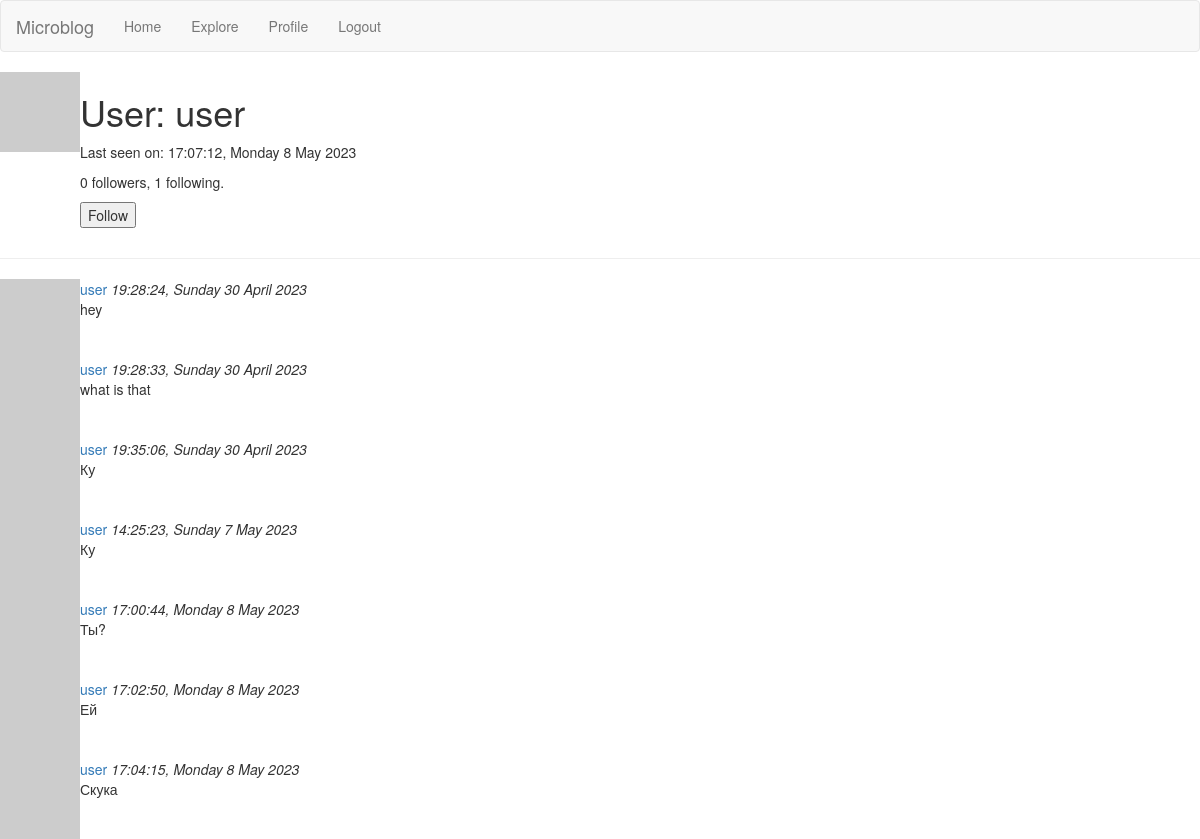
The page /user/user (signed in) on the database as committed earlier.
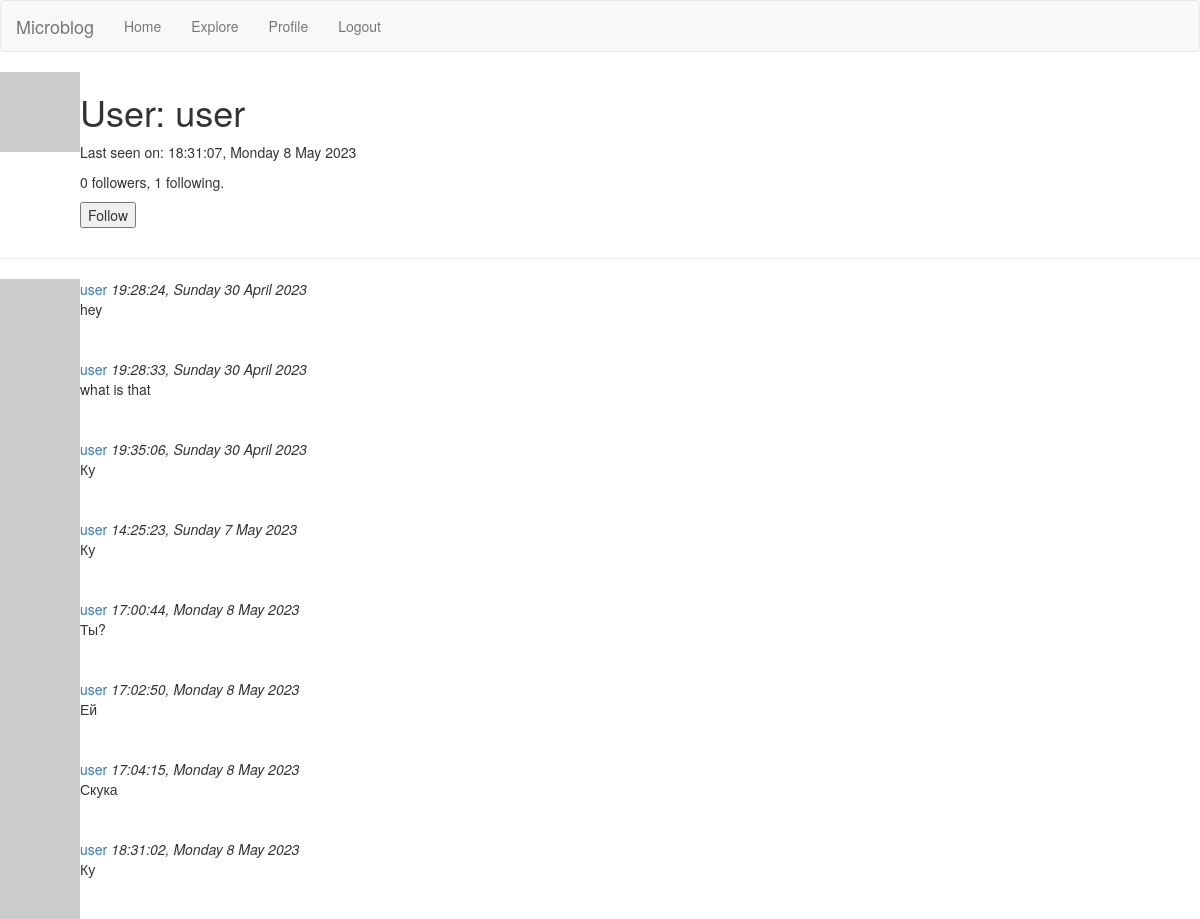
The same page on the database as committed later.
### app/models.py (models this page shows, shortened)
class User(UserMixin, db.Model):
    id = db.Column(db.Integer, primary_key=True)
    username = db.Column(db.String(64), index=True, unique=True)
    email = db.Column(db.String(120), index=True, unique=True)
    password_hash = db.Column(db.String(128))
    posts = db.relationship('Post', backref='author', lazy='dynamic')
    about_me = db.Column(db.String(140))
    last_seen = db.Column(db.DateTime, default=datetime.utcnow)
    followed = db.relationship(
        'User', secondary=followers,
        primaryjoin=(followers.c.follower_id == id),
        secondaryjoin=(followers.c.followed_id == id),
        backref=db.backref('followers', lazy='dynamic'), lazy='dynamic')
    def avatar(self, size):
        digest = md5(self.email.lower().encode('utf-8')).hexdigest()
        return 'https://www.gravatar.com/avatar/{}?d=identicon&s={}'.format(
            digest, size)
    def is_following(self, user):
        return self.followed.filter(
            followers.c.followed_id == user.id).count() > 0

class Post(db.Model):
    id = db.Column(db.Integer, primary_key=True)
    body = db.Column(db.String(140))
    timestamp = db.Column(db.DateTime, index=True, default=datetime.utcnow)
    user_id = db.Column(db.Integer, db.ForeignKey('user.id'))

### app/routes.py (the view)
@app.route('/user/<username>')
@login_required
def user(username):
    user = User.query.filter_by(username=username).first_or_404()
    page = request.args.get('page', 1, type=int)
    posts = user.posts.order_by(Post.timestamp.asc()).paginate(
        page=page, per_page=app.config['POSTS_PER_PAGE'], error_out=False)
    next_url = url_for('user', username=user.username, page=posts.next_num) \
        if posts.has_next else None
    prev_url = url_for('user', username=user.username, page=posts.prev_num) \
        if posts.has_prev else None
    form = EmptyForm()
    return render_template('user.html', user=user, posts=posts.items,
                           next_url=next_url, prev_url=prev_url, form=form)

### app/forms.py
class EmptyForm(FlaskForm):
    submit = SubmitField('Submit')

### app/models.py (called while the page is built)
@login.user_loader
def load_user(id):
    return User.query.get(int(id))

### app/routes.py (called while the page is built)
@app.before_request
def before_request():
    if current_user.is_authenticated:
        current_user.last_seen = datetime.utcnow()
        db.session.commit()

### app/templates/user.html (shortened to what this page needs)
{% extends "base.html" %}
{% block content %}
    <table>
        <tr valign="top">
            <td><img src="{{ user.avatar(128) }}"></td>
            <td>
                <h1>User: {{ user.username }}</h1>
                    {% if user.last_seen %}
                        <p>Last seen on: {{ moment(user.last_seen).format('H:mm:ss,  dddd D MMMM YYYY') }}</p>
                    {% endif %}
                    <p>{{ user.followers.count() }} followers, {{ user.followed.count() }} following.</p>
                    {% if user == current_user %}
                    <p><a href="{{ url_for('edit_profile') }}">Edit your profile</a></p>
                    {% elif not current_user.is_following(user) %}
                    <p>
                        <form action="{{ url_for('follow', username=user.username) }}" method="post">
                            {{ form.submit(value='Follow') }}
                        </form>
                    </p>
                {% endif %}
            </td>
        </tr>
    </table>
    <hr>
    {% for post in posts %}
        {% include '_post.html' %}
    {% endfor %}
{% endblock %}

### app/templates/base.html (shortened to what this page needs)
{% extends 'bootstrap/base.html' %}
{% block navbar %}
{% if not current_user.is_anonymous %}
    <nav class="navbar navbar-default">
        <div class="container-fluid">
            <div class="navbar-header">
                <a href="{{ url_for('index') }}" class="navbar-brand">Microblog</a>
              </div>
          <div class="collapse navbar-collapse">
              <ul class="nav navbar-nav">
                      <li>
                          <a href="{{ url_for('index') }}" role="button">Home</a>
                      </li>
                      <li>
                          <a href="{{ url_for('explore') }}" role="button">Explore</a>
                      </li>
                      <li>
                          <a href="{{ url_for('user', username=current_user.username) }}" role="button">Profile</a>
                      </li>
                      <li>
                          <a href="{{ url_for('logout') }}" role="button">Logout</a>
                      </li>
                  </ul>
          </div>
        </div>
    </nav>
{% endif %}
{% endblock %}

### app/templates/_post.html (shortened to what this page needs)
 <table class="messageTable">
        <tr valign="top">
            <td>
                <a href="{{ url_for('user', username=post.author.username) }}">
                    <img src="{{ post.author.avatar(36) }}" />
                </a>
            </td>
            <td>
                <a href="{{ url_for('user', username=post.author.username) }}">
                    {{ post.author.username }}
                </a>
                <i>{{ moment(post.timestamp).format('H:mm:ss,  dddd D MMMM YYYY') }}</i>
                <br>
                {{ post.body }}
            </td>
        </tr>
</table>

Rows that differ between the two databases and show on the page:
changed User "user": last_seen "17:07:12, Monday 8 May 2023" → "18:31:07, Monday 8 May 2023"
added Post: author.username "user", timestamp "18:31:02, Monday 8 May 2023", body "Ку"
